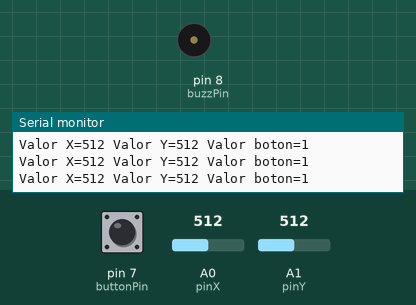
A sketch run on a simulated Arduino Uno, built with avr-gcc and run on an emulated ATmega328P. Parts: buzzer (waves = sounding, pin HIGH), the last lines printed to the serial monitor. The test bench sets the inputs (shaded band); at power-on: pin 7 (buttonPin) HIGH, A1 (pinY) = 512, A0 (pinX) = 512.

Above: at 1.2 s.
1.3 s: pin 7 (buttonPin) pulled LOW for 0.15 s
At 1.51 s:
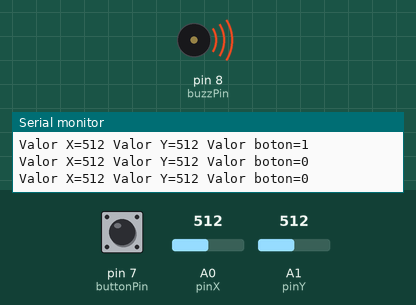
6.1 s: A1 (pinY) set to 109
9.1 s: A1 (pinY) set to 89
12.1 s: pin 7 (buttonPin) pulled LOW for 3.2 s
At 16.2 s:
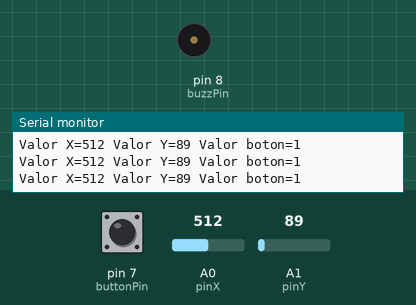
Timing chart, 0 to 17.7 s (numbered marks = the images above; inputs shaded):
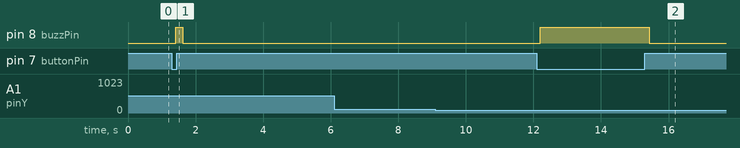

The sketch:

joystick.ino
```cpp
int buttonPin = 7;
int buzzPin = 8;
int pinX = A0;
int pinY = A1;
int valX;
int valY;
int buttonVal;
int dt = 100;
void setup() {
  pinMode(pinX, INPUT);
  pinMode(pinY, INPUT);
  pinMode(buttonPin, INPUT);      //esto
  digitalWrite(buttonPin, HIGH);  //y esto
  /*SE RESUME A ESTO
  pinMode(buttonPin,INPUT_PULLUP);//esto
  */
  pinMode(buzzPin, OUTPUT);
  Serial.begin(9600);
}

void loop() {
  valX = analogRead(pinX);
  valY = analogRead(pinY);
  buttonVal = digitalRead(buttonPin);
  Serial.print("Valor X=");
  Serial.print(valX);
  Serial.print(" Valor Y=");
  Serial.print(valY);
  Serial.print(" Valor boton=");
  Serial.println(buttonVal);
  delay(dt);
  if (buttonVal == 0) {
    digitalWrite(buzzPin, 1);
  } else {
    digitalWrite(buzzPin, 0);
  }
}
```

Measured:
- after the input at 1.3 s, pin 8 (buzzPin): LOW → HIGH after 0.11 s, → LOW 0.20 s later
- after the input at 12.1 s, pin 8 (buzzPin): LOW → HIGH after 0.10 s, → LOW 3.2 s later
